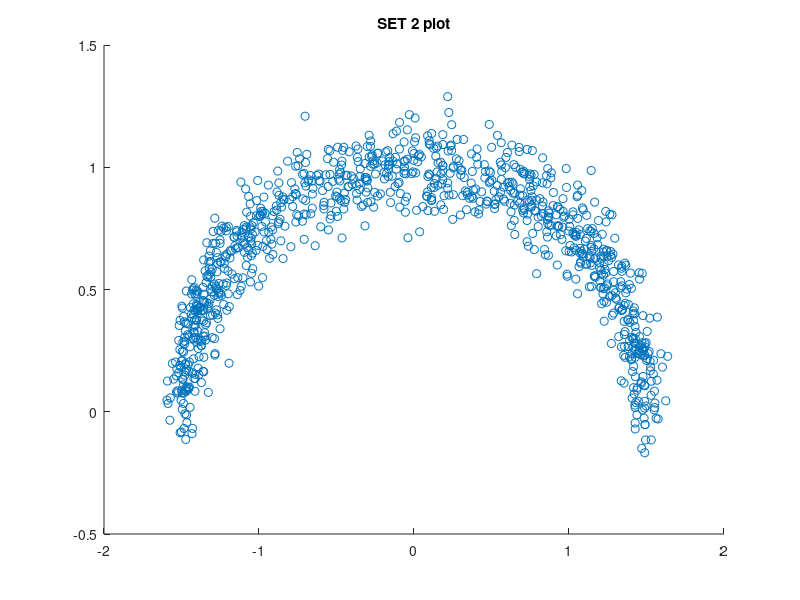

This figure's MATLAB source: (Note: this script raises an error after producing the figure.)
clear;
clc;
close all;

m1 = load('points2D_Set2.mat');
T1 = m1.x;
T2 = m1.y;
figure;
title('SET 2 plot');
hold on;
scatter(T1,T2,'blue');
M1 = MEAN(T1,numel(T1));
M2 = MEAN(T2,numel(T2));
V1 = VAR(T1,numel(T1),M1);
V2 = VAR(T2,numel(T2),M2);
cv = COVAR(T1,T2,numel(T1),M1,M2);
theta = 0:0.001:pi;
T = V1*cos(theta).*cos(theta)+V2*sin(theta).*sin(theta)+2*cv*cos(theta).*sin(theta);
[max_val, max_ind] = max(T);
t = theta(max_ind); L = 10;
y = M2 + (T1-M1)*tan(t);
plot(T1,y,'red');
function m = MEAN( T , N)
    m = sum(T)/N;
end
function v = VAR(T, N, m)
    v = sum((T-m).^2/(N-1));
end
function c = COVAR(X,Y,N,m1,m2)
    c = sum(((X-m1).*(Y-m2))/(N-1));
end
